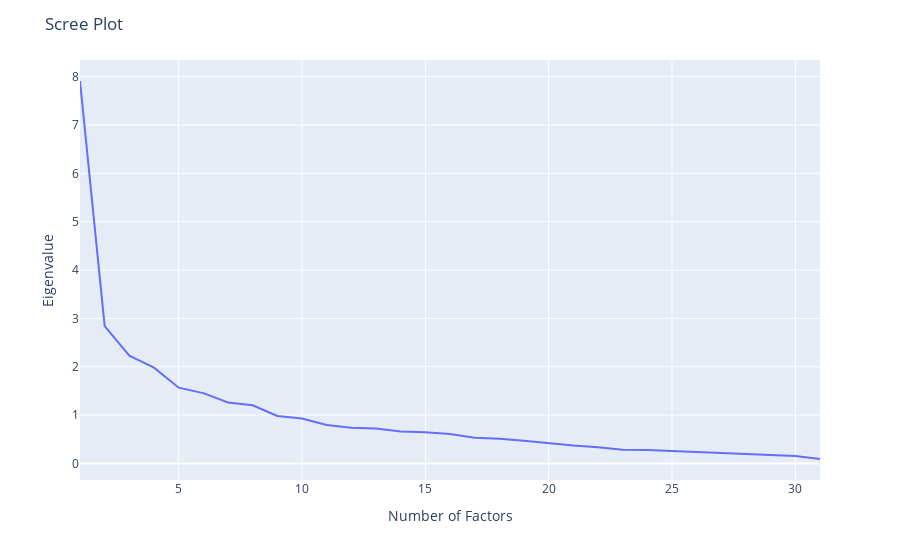

Notebook code for this chart:
### Code cell
## Next we will use a Scree plot

fig = px.line(x=range(1,df_factor_num_only.shape[1]+1), y=ev)

fig.update_layout(
    title="Scree Plot",
    xaxis_title="Number of Factors",
    yaxis_title="Eigenvalue"
)

fig.show()

## The slope appears to taper after 3 factors so we will use 3 factors

### Figure 1 — Plotly figure (JSON) as saved in the notebook; plotly's stock layout.template omitted (floating-point values rounded to 4 significant figures)
{"data": [{"hovertemplate": "x=%{x}<br>y=%{y}<extra></extra>", "legendgroup": "", "line": {"color": "#636efa", "dash": "solid"}, "marker": {"symbol": "circle"}, "mode": "lines", "name": "", "orientation": "v", "showlegend": false, "type": "scatter", "x": [1, 2, 3, 4, 5, 6, 7, 8, 9, 10, 11, 12, 13, 14, 15, 16, 17, 18, 19, 20, 21, 22, 23, 24, 25, 26, 27, 28, 29, 30, 31], "xaxis": "x", "y": [7.909, 2.839, 2.229, 1.981, 1.567, 1.454, 1.261, 1.203, 0.9826, 0.9306, 0.7967, 0.7389, 0.7231, 0.6591, 0.6438, 0.608, 0.5299, 0.5085, 0.4685, 0.413, 0.3694, 0.3354, 0.2842, 0.2764, 0.2551, 0.2345, 0.2018, 0.1831, 0.1698, 0.1529, 0.09211], "yaxis": "y"}], "layout": {"legend": {"tracegroupgap": 0}, "margin": {"t": 60}, "title": {"text": "Scree Plot"}, "xaxis": {"anchor": "y", "domain": [0, 1], "title": {"text": "Number of Factors"}}, "yaxis": {"anchor": "x", "domain": [0, 1], "title": {"text": "Eigenvalue"}}}}
